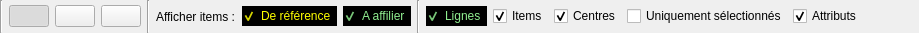
<?xml version="1.0" encoding="UTF-8"?>
<ui version="4.0">
 <class>ONF_ActionModifyAffiliationsOptions</class>
 <widget class="QWidget" name="ONF_ActionModifyAffiliationsOptions">
  <property name="geometry">
   <rect>
    <x>0</x>
    <y>0</y>
    <width>919</width>
    <height>33</height>
   </rect>
  </property>
  <property name="windowTitle">
   <string>Form</string>
  </property>
  <layout class="QHBoxLayout" name="horizontalLayout">
   <property name="leftMargin">
    <number>0</number>
   </property>
   <property name="topMargin">
    <number>0</number>
   </property>
   <property name="rightMargin">
    <number>0</number>
   </property>
   <property name="bottomMargin">
    <number>0</number>
   </property>
   <item>
    <widget class="QWidget" name="wd_toolbar" native="true">
     <layout class="QVBoxLayout" name="verticalLayout">
      <property name="spacing">
       <number>0</number>
      </property>
      <property name="leftMargin">
       <number>0</number>
      </property>
      <property name="topMargin">
       <number>0</number>
      </property>
      <property name="rightMargin">
       <number>0</number>
      </property>
      <property name="bottomMargin">
       <number>0</number>
      </property>
      <item>
       <widget class="QWidget" name="widget" native="true">
        <layout class="QHBoxLayout" name="horizontalLayout_2">
         <property name="leftMargin">
          <number>0</number>
         </property>
         <property name="topMargin">
          <number>0</number>
         </property>
         <property name="rightMargin">
          <number>0</number>
         </property>
         <property name="bottomMargin">
          <number>0</number>
         </property>
         <item>
          <widget class="Line" name="line_2">
           <property name="orientation">
            <enum>Qt::Vertical</enum>
           </property>
          </widget>
         </item>
         <item>
          <widget class="QPushButton" name="pb_selection">
           <property name="text">
            <string/>
           </property>
           <property name="icon">
            <iconset>
             <normaloff>:/icons/cursor.png</normaloff>:/icons/cursor.png</iconset>
           </property>
           <property name="iconSize">
            <size>
             <width>24</width>
             <height>24</height>
            </size>
           </property>
           <property name="checkable">
            <bool>true</bool>
           </property>
           <property name="checked">
            <bool>true</bool>
           </property>
          </widget>
         </item>
         <item>
          <widget class="QPushButton" name="pb_affiliate">
           <property name="maximumSize">
            <size>
             <width>60</width>
             <height>16777215</height>
            </size>
           </property>
           <property name="text">
            <string/>
           </property>
           <property name="icon">
            <iconset>
             <normaloff>:/icons/ok.png</normaloff>:/icons/ok.png</iconset>
           </property>
           <property name="iconSize">
            <size>
             <width>24</width>
             <height>24</height>
            </size>
           </property>
          </widget>
         </item>
         <item>
          <widget class="QPushButton" name="pb_break">
           <property name="text">
            <string/>
           </property>
           <property name="icon">
            <iconset>
             <normaloff>:/icons/cancel.png</normaloff>:/icons/cancel.png</iconset>
           </property>
           <property name="iconSize">
            <size>
             <width>24</width>
             <height>24</height>
            </size>
           </property>
          </widget>
         </item>
         <item>
          <widget class="Line" name="line">
           <property name="orientation">
            <enum>Qt::Vertical</enum>
           </property>
          </widget>
         </item>
         <item>
          <widget class="QLabel" name="lb_show">
           <property name="text">
            <string>Afficher items :</string>
           </property>
          </widget>
         </item>
         <item>
          <widget class="QCheckBox" name="cb_source">
           <property name="styleSheet">
            <string notr="true">QCheckBox { color: yellow;background:black}</string>
           </property>
           <property name="text">
            <string>De référence</string>
           </property>
           <property name="checked">
            <bool>true</bool>
           </property>
          </widget>
         </item>
         <item>
          <widget class="QCheckBox" name="cb_target">
           <property name="styleSheet">
            <string notr="true">QCheckBox { color: lightgreen;background: black}</string>
           </property>
           <property name="text">
            <string>A affilier</string>
           </property>
           <property name="checked">
            <bool>true</bool>
           </property>
          </widget>
         </item>
         <item>
          <widget class="Line" name="line_3">
           <property name="orientation">
            <enum>Qt::Vertical</enum>
           </property>
          </widget>
         </item>
         <item>
          <widget class="QCheckBox" name="cb_affiliations">
           <property name="styleSheet">
            <string notr="true">QCheckBox { color: lightgreen;background: black}</string>
           </property>
           <property name="text">
            <string>Lignes</string>
           </property>
           <property name="checked">
            <bool>true</bool>
           </property>
          </widget>
         </item>
         <item>
          <widget class="QCheckBox" name="cb_showItems">
           <property name="text">
            <string>Items</string>
           </property>
           <property name="checked">
            <bool>true</bool>
           </property>
          </widget>
         </item>
         <item>
          <widget class="QCheckBox" name="cb_showCenters">
           <property name="text">
            <string>Centres</string>
           </property>
           <property name="checked">
            <bool>true</bool>
           </property>
          </widget>
         </item>
         <item>
          <widget class="QCheckBox" name="cb_selectedOnly">
           <property name="text">
            <string>Uniquement sélectionnés</string>
           </property>
          </widget>
         </item>
         <item>
          <widget class="QCheckBox" name="cb_att">
           <property name="text">
            <string>Attributs</string>
           </property>
           <property name="checked">
            <bool>true</bool>
           </property>
          </widget>
         </item>
         <item>
          <spacer name="horizontalSpacer">
           <property name="orientation">
            <enum>Qt::Horizontal</enum>
           </property>
           <property name="sizeHint" stdset="0">
            <size>
             <width>40</width>
             <height>20</height>
            </size>
           </property>
          </spacer>
         </item>
        </layout>
       </widget>
      </item>
     </layout>
    </widget>
   </item>
  </layout>
 </widget>
 <resources/>
 <connections/>
</ui>
